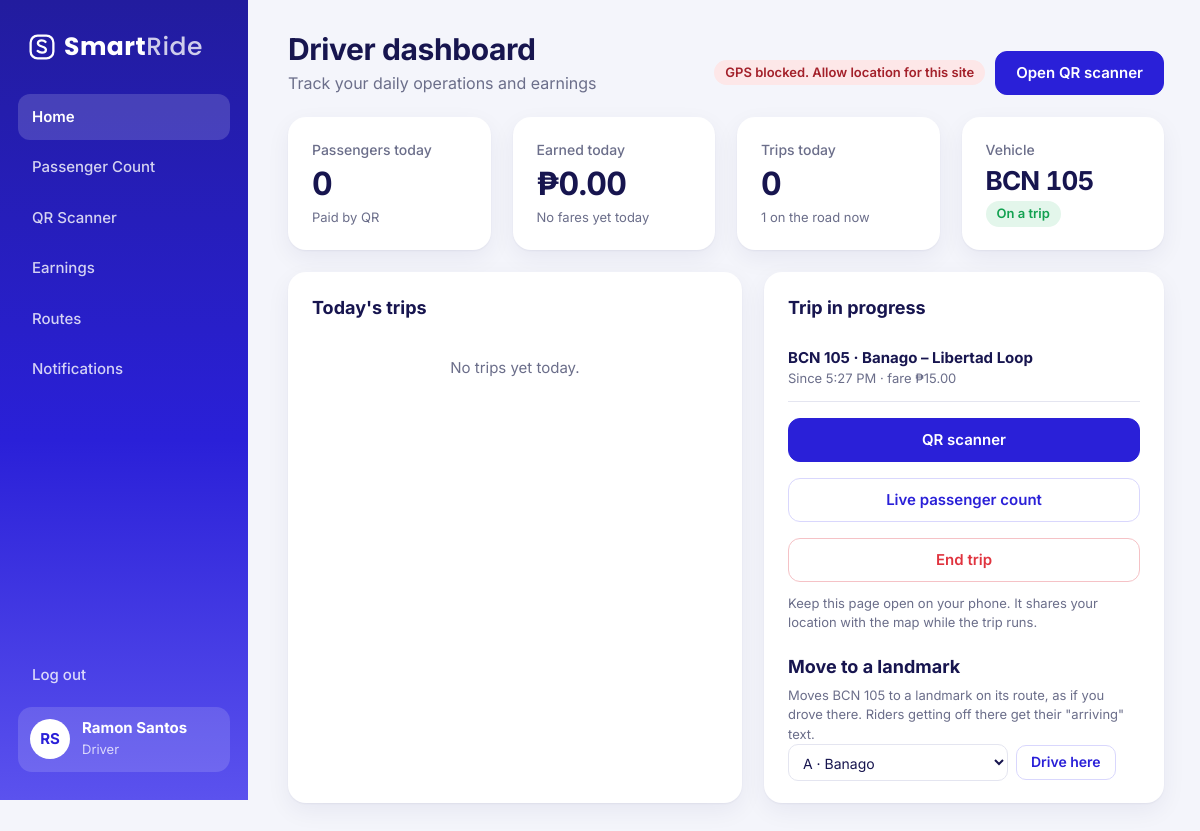
/controllers/driver_home.php (signed in), run on the app's committed database.
### tables this page shows
CREATE TABLE trips (
  trip_id     INT UNSIGNED NOT NULL AUTO_INCREMENT,
  unit_id     SMALLINT UNSIGNED NOT NULL,
  route_id    SMALLINT UNSIGNED NOT NULL,
  driver_id   INT UNSIGNED NOT NULL,
  started_at  DATETIME NOT NULL,
  ended_at    DATETIME NULL,
  PRIMARY KEY (trip_id),
  KEY idx_trips_driver (driver_id, started_at),
  KEY idx_trips_unit (unit_id, ended_at),
  CONSTRAINT fk_trips_unit FOREIGN KEY (unit_id) REFERENCES jeepneys (unit_id),
  CONSTRAINT fk_trips_route FOREIGN KEY (route_id) REFERENCES routes (route_id),
  CONSTRAINT fk_trips_driver FOREIGN KEY (driver_id) REFERENCES users (user_id)
);

CREATE TABLE jeepneys (
  unit_id      SMALLINT UNSIGNED NOT NULL AUTO_INCREMENT,
  operator_id  INT UNSIGNED NOT NULL,
  route_id     SMALLINT UNSIGNED NULL,              
  unit_code    VARCHAR(20) NOT NULL,
  plate_no     VARCHAR(20) NOT NULL,
  capacity     TINYINT UNSIGNED NOT NULL DEFAULT 25,
  status       ENUM('active','breakdown','offline') NOT NULL DEFAULT 'active',
  simulated    TINYINT(1) NOT NULL DEFAULT 0,       
  PRIMARY KEY (unit_id),
  UNIQUE KEY uq_unit_code (unit_code),
  KEY idx_units_route (route_id),
  CONSTRAINT fk_jeepneys_operator FOREIGN KEY (operator_id) REFERENCES users (user_id),
  CONSTRAINT fk_jeepneys_route FOREIGN KEY (route_id) REFERENCES routes (route_id) ON DELETE SET NULL
);

CREATE TABLE routes (
  route_id     SMALLINT UNSIGNED NOT NULL AUTO_INCREMENT,
  route_name   VARCHAR(100) NOT NULL,               
  short_name   VARCHAR(40) NOT NULL,                
  origin       VARCHAR(60) NOT NULL,
  destination  VARCHAR(60) NOT NULL,
  base_fare    DECIMAL(6,2) NOT NULL,
  color        CHAR(7) NOT NULL DEFAULT '#2A20D8',  
  PRIMARY KEY (route_id)
);

### controllers/driver_home.php (called while the page is built, shortened)
<?php
require_once '../config/db_connect.php';
require_once '../includes/functions.php';
require_once '../models/trip_model.php';
require_once '../models/fare_model.php';
require_once '../models/route_model.php';
$driver_id = (int) $_SESSION['user_id'];
$trip = get_active_trip($conn, $driver_id);
$totals = get_driver_totals($conn, $driver_id, date('Y-m-d 00:00:00'));
$trips = get_todays_trips($conn, $driver_id);
$trip_stops = $trip ? get_route_stops($conn, (int) $trip['route_id']) : [];
include '../views/driver/home.php';

### models/trip_model.php (called while the page is built, shortened)
<?php
require_once __DIR__ . '/fare_model.php';
function get_active_trip($conn, $driver_id)
{
    $stmt = $conn->prepare("SELECT t.*, j.unit_code, j.capacity, j.plate_no, r.route_name, r.base_fare
                            FROM trips t
                            JOIN jeepneys j ON j.unit_id = t.unit_id
                            JOIN routes r ON r.route_id = t.route_id
                            WHERE t.driver_id = ? AND t.ended_at IS NULL
                            ORDER BY t.started_at DESC LIMIT 1");
    $stmt->bind_param("i", $driver_id);
    $stmt->execute();
    return $stmt->get_result()->fetch_assoc();
}
function get_todays_trips($conn, $driver_id)
{
    $from = date('Y-m-d 00:00:00');
    $stmt = $conn->prepare("SELECT t.trip_id, t.started_at, t.ended_at, r.route_name, j.unit_code,
                                   COUNT(f.txn_id) AS passengers, COALESCE(SUM(f.amount), 0) AS collected
                            FROM trips t
                            JOIN routes r ON r.route_id = t.route_id
                            JOIN jeepneys j ON j.unit_id = t.unit_id
                            LEFT JOIN fare_transactions f ON f.trip_id = t.trip_id AND f.status = 'paid'
                            WHERE t.driver_id = ? AND t.started_at >= ?
                            GROUP BY t.trip_id, t.started_at, t.ended_at, r.route_name, j.unit_code
                            ORDER BY t.started_at DESC");
    $stmt->bind_param("is", $driver_id, $from);
    $stmt->execute();
    return $stmt->get_result()->fetch_all(MYSQLI_ASSOC);
}

### models/fare_model.php (called while the page is built, shortened)
<?php
function get_driver_totals($conn, $driver_id, $from)
{
    $stmt = $conn->prepare("SELECT COUNT(f.txn_id) AS passengers, COALESCE(SUM(f.amount), 0) AS earnings,
                                   COUNT(DISTINCT t.trip_id) AS trips
                            FROM trips t
                            LEFT JOIN fare_transactions f ON f.trip_id = t.trip_id AND f.status = 'paid'
                            WHERE t.driver_id = ? AND t.started_at >= ?");
    $stmt->bind_param("is", $driver_id, $from);
    $stmt->execute();
    return $stmt->get_result()->fetch_assoc();
}

### models/route_model.php (called while the page is built, shortened)
<?php
function get_route_stops($conn, $route_id)
{
    $stmt = $conn->prepare("SELECT * FROM route_stops WHERE route_id = ? ORDER BY seq");
    $stmt->bind_param("i", $route_id);
    $stmt->execute();
    return $stmt->get_result()->fetch_all(MYSQLI_ASSOC);
}

### views/driver/home.php (the view, shortened to what this page needs)
<?php include '../views/partials/dashboard_top.php'; ?>
<?php
$tools = $trip ? '<span class="pill pill-brand gps-state" data-gps-state>' . icon('gps') . 'GPS starting…</span><a class="btn" href="driver_scan.php">' . icon('scan') . 'Open QR scanner</a>' : '';
?>
<div class="row cols-4">
    <div class="card stat-card"><div class="label">Passengers today<?= icon('users') ?></div><div class="value"><?= (int) $totals['passengers'] ?></div><div class="sub">Paid by QR</div></div>
    <div class="card stat-card"><div class="label">Earned today<?= icon('peso') ?></div><div class="value"><?= peso($totals['earnings']) ?></div>
        <div class="sub"><?= $totals['passengers'] ? 'Average fare ' . peso($totals['earnings'] / $totals['passengers']) : 'No fares yet today' ?></div></div>
    <div class="card stat-card"><div class="label">Trips today<?= icon('route') ?></div><div class="value"><?= (int) $totals['trips'] ?></div><div class="sub"><?= $trip ? '1 on the road now' : 'None running' ?></div></div>
    <div class="card stat-card"><div class="label">Vehicle<?= icon('bus') ?></div>
        <div class="value" style="font-size:26px"><?= $trip ? e($trip['unit_code']) : '—' ?></div><div class="sub"><?= $trip ? pill('on_trip') : 'Start a trip to pick a unit' ?></div></div>
</div>
<div class="row cols-main">
    <div class="card">
        <h3>Today's trips</h3>
        <?php if (!$trips): ?><p class="empty">No trips yet today.</p><?php endif; ?>
    </div>
    <div class="card">
        <?php if ($trip): ?>
            <h3>Trip in progress</h3>
            <div class="list-row"><div class="who"><b><?= e($trip['unit_code']) ?> · <?= e($trip['route_name']) ?></b><span>Since <?= e(fmt_time($trip['started_at'])) ?> · fare <?= peso($trip['base_fare']) ?></span></div></div>
            <div class="form-stack" style="margin-top:16px">
                <a class="btn block" href="driver_scan.php"><?= icon('scan') ?>QR scanner</a>
                <a class="btn ghost block" href="driver_count.php"><?= icon('users') ?>Live passenger count</a>
                <form method="post" action="driver_home.php" data-confirm="End this trip? The scanner stops taking fares.">
                    <?= csrf_field() ?><input type="hidden" name="action" value="end"><button class="btn danger block" type="submit"><?= icon('stop') ?>End trip</button></form>
            </div>
            <p class="hint" style="margin-top:12px">Keep this page open on your phone. It shares your location with the map while the trip runs.</p>
            <?php if (PRESENTATION_TOOLS): ?>
            <h3 style="margin:20px 0 6px">Move to a landmark</h3>
            <p class="hint" style="margin-top:0">Moves <?= e($trip['unit_code']) ?> to a landmark on its route, as if you drove there. Riders getting off there get their "arriving" text.</p>
            <div class="inline-form" style="flex-wrap:wrap">
                <select class="input" id="simStop" style="min-width:220px">
                    <?php foreach ($trip_stops as $i => $stop): ?>
                        <option value="<?= e($stop['latitude'] . ',' . $stop['longitude']) ?>"><?= $i === 0 ? 'A · ' : ($i === count($trip_stops) - 1 ? 'B · ' : '') ?><?= e($stop['name']) ?></option>
                    <?php endforeach; ?>
                </select>
                <button class="btn sm ghost" type="button" id="simGo"><?= icon('gps') ?>Drive here</button>
            </div>
            <?php endif; ?>
        <?php endif; ?>
    </div>
</div>
<?php include '../views/partials/dashboard_bottom.php'; ?>

### assets/css/app.css (style rules this page uses)
:root { --brand: #2A20D8; --brand-deep: #221C9E; --brand-soft: #5B52EE; --ink: #17154F; --navy: #1E1B6E; --muted: #6B6E8A; --bg: #F4F5FB; --surface: #FFFFFF; --lav: #ECEBFE; --lav-2: #D9D7FD; --line: #E4E5F0; --green: #12A150; --green-bg: #E3F6EB; --red: #E0343F; --red-bg: #FDE7E8; --amber: #C77A00; --amber-bg: #FFF1D9; --gray: #9A9CB4; --gray-bg: #EEEFF5; --shadow: 0 1px 2px rgba(23, 21, 79, .05), 0 8px 24px rgba(23, 21, 79, .06); --radius: 18px; --grad: linear-gradient(180deg, #221C9E 0%, #2A20D8 55%, #5B52EE 100%); --font: "Inter", system-ui, -apple-system, "Segoe UI", Roboto, sans-serif; --font-logo: "Poppins", "Inter", system-ui, sans-serif; }
* { box-sizing: border-box; margin: 0; padding: 0; }
html { -webkit-text-size-adjust: 100%; }
body { font-family: var(--font); color: var(--ink); background: var(--bg); font-size: 15px; line-height: 1.5; }
a { color: inherit; text-decoration: none; }
button, input, select { font: inherit; color: inherit; }
.btn { display: inline-flex; align-items: center; justify-content: center; gap: 8px; border: 1.5px solid var(--brand); background: var(--brand); color: #fff; border-radius: 12px; padding: 12px 20px; font-weight: 600; font-size: 15px; cursor: pointer; line-height: 1.2; white-space: nowrap; }
.btn.ghost { background: var(--surface); color: var(--brand); border-color: var(--lav-2); }
.btn.danger { background: var(--surface); color: var(--red); border-color: #F5C2C6; }
.btn.sm { padding: 8px 14px; font-size: 14px; border-radius: 10px; }
.btn.block { width: 100%; }
.pill { display: inline-flex; align-items: center; gap: 6px; font-size: 13px; font-weight: 600; padding: 5px 11px; border-radius: 999px; white-space: nowrap; line-height: 1.2; }
.pill-brand { background: var(--lav); color: var(--brand); }
.input, select.input { width: 100%; background: var(--surface); border: 1.5px solid var(--line); border-radius: 12px; padding: 13px 15px; font-size: 15px; }
.hint { font-size: 13px; color: var(--muted); }
.form-stack { display: flex; flex-direction: column; gap: 16px; }
.card { background: var(--surface); border-radius: var(--radius); padding: 22px 24px; box-shadow: var(--shadow); min-width: 0; }
.card h3 { font-size: 18px; margin-bottom: 14px; }
.row { display: grid; gap: 22px; }
.cols-4 { grid-template-columns: repeat(4, minmax(0, 1fr)); }
.cols-main { grid-template-columns: minmax(0, 1fr) 400px; }
.stat-card .label { font-size: 14px; color: var(--muted); font-weight: 500; display: flex; justify-content: space-between; gap: 8px; }
.stat-card .value { font-size: 32px; font-weight: 700; letter-spacing: -.8px; margin-top: 6px; line-height: 1.15; font-variant-numeric: tabular-nums; }
.stat-card .sub { font-size: 13px; color: var(--muted); margin-top: 6px; }
.empty { color: var(--muted); padding: 22px 0 8px; text-align: center; }
.list-row { display: flex; justify-content: space-between; align-items: center; gap: 12px; padding: 12px 0; border-bottom: 1px solid var(--line); }
.list-row .who { display: flex; flex-direction: column; min-width: 0; }
.list-row .who b { font-size: 15px; }
.list-row .who span { font-size: 13px; color: var(--muted); }
.inline-form { display: inline-flex; gap: 8px; align-items: center; }
.inline-form select, .inline-form .input { padding: 8px 10px; border-radius: 10px; font-size: 14px; width: auto; }
.inline-form select { min-width: 124px; }
.gps-state[data-state="off"] { background: var(--red-bg); color: #A3202A; }

### data on the page
trips: unit.unit_code "BCN 105", route.route_name "Banago – Libertad Loop", started_at "5:27 PM", route.base_fare "₱15.00"

### other printed values
$item[2] "Home"
$item[2] "Passenger Count"
$item[2] "QR Scanner"
$item[2] "Earnings"
$item[2] "Routes"
$item[2] "Notifications"
initials($my_name) "RS"
$my_name "Ramon Santos"
$role_labels[$my_role] "Driver"
$heading "Driver dashboard"
$sub "Track your daily operations and earnings"
$totals['passengers'] "0"
peso($totals['earnings']) "₱0.00"
$totals['trips'] "0"
$label "On a trip"
